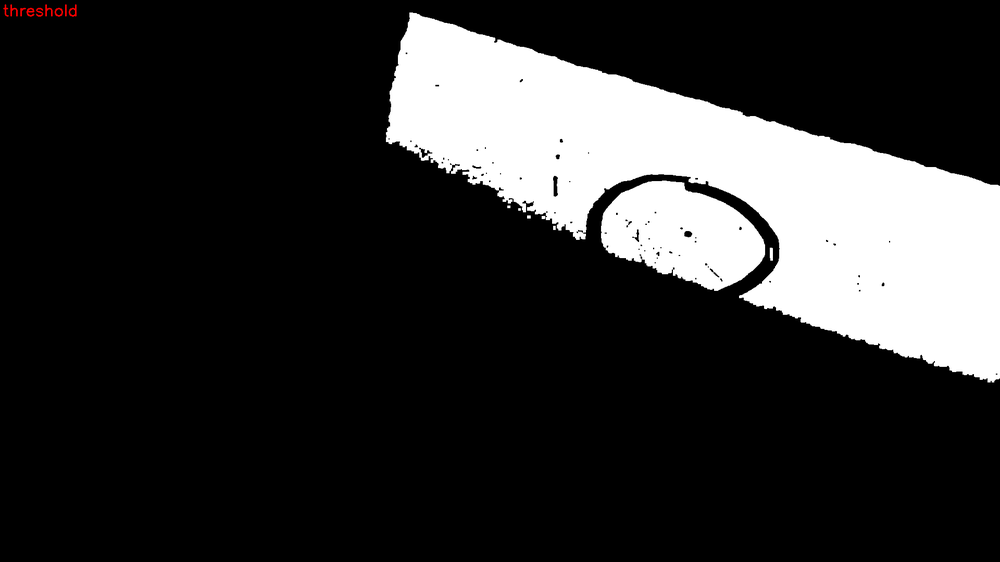
#> input picture quick test/7. threshold.png, 1000 x 562 px, shrunk from 1920 x 1080 before the run
$ python test_Canny.py
#> lines starting #> are read from the running program, lines starting #| are printed output that depends on the picture; after the words box and inside, x2 and y2 are one past the last pixel; in counts of white or black regions, pixels touching at a corner belong together
import cv2 as cv
img=cv.imread('quick test/7. threshold.png',cv.IMREAD_GRAYSCALE)
#> img: shape (562, 1000); min 0, max 255, mean 46.9
for i in range(255):
    img_Canny=cv.Canny(img,i,200,apertureSize=7)
    img_Canny_color=cv.cvtColor(img_Canny,cv.COLOR_GRAY2BGR)
    cv.putText(img_Canny_color,str(i),(5,60),cv.FONT_HERSHEY_SIMPLEX,0.5,(0,255,0),2)
    cv.imwrite('Canny/C'+str(i)+'.png',img_Canny_color)
#> this loop made 255 passes
#> pass 1, `img_Canny=cv.Canny(img,i,200,apertureSize=7)`:
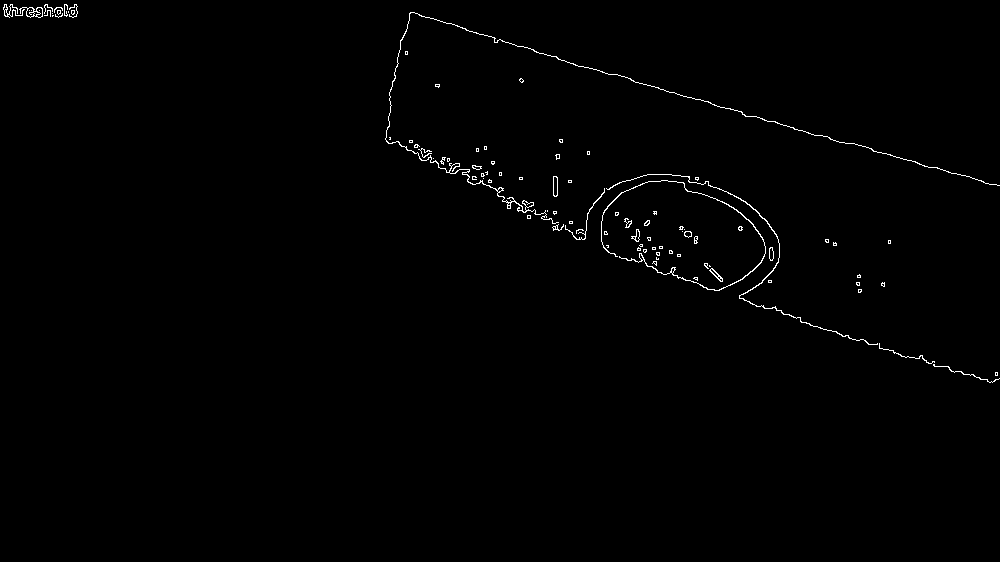
#> img_Canny: shape (562, 1000); 0.7% white in thin lines or dots, all inside (x1, y1, x2, y2) = (3, 4, 1000, 383)
